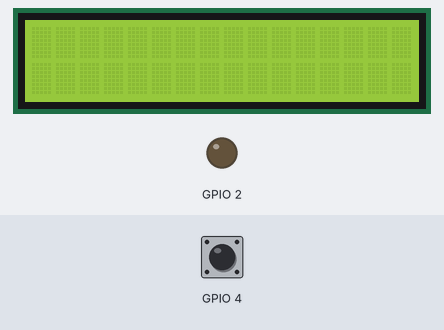
The sketch below on a simulated ESP32. Parts: 16×2 character LCD, output pins drawn as LEDs (lit = HIGH). Dashed ring = blinking. Inputs (shaded band) come from the test bench; at power-on: GPIO 4 HIGH.

Above: at 1.2 s.
1.3 s: GPIO 4 pulled LOW for 3.2 s
At 1.9 s:
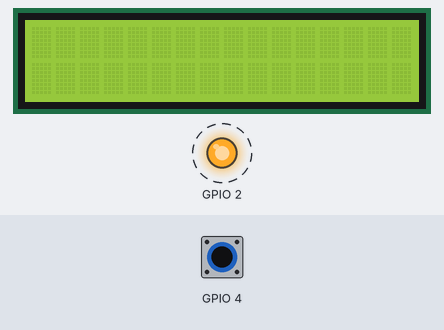
Timing chart, 0 to 5.6 s (numbered marks = the images above; inputs shaded):
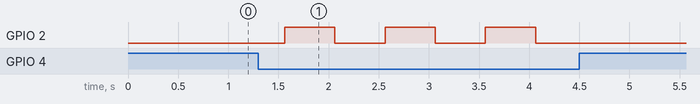

Measured:
- after the input at 1.3 s, GPIO 2: alternates HIGH for 0.50 s and LOW for 0.50 s, 6 changes in all, then stays LOW, starting after 0.26 s

The sketch:

Rubiks_Mat_button_tester.ino.ino
```cpp
#include <Wire.h>
#include <LiquidCrystal_I2C.h>
LiquidCrystal_I2C lcd(0x27, 16, 2);

void setup()
{
  pinMode(2, OUTPUT);
  //pinMode(15, INPUT);
  lcd.init();
  lcd.backlight();
  Serial.begin(115200);
}
unsigned long touch, start, finished, elapsed, over;
float h, m, s, ms;
boolean on = false;
void displayResult()
{
  lcd.init();
  lcd.backlight();
  elapsed = start - finished;
  //h=int(elapsed/360000);
  //over=elapsed%360000;
  m = int(elapsed / 60000);
  over = elapsed % 60000;
  s = int(over / 1000);
  ms = over % 1000;
  //lcd.setCursor(0,0);
  //lcd.print("0");
  lcd.print(m,0);
  //Serial.println(m);
  //lcd.setCursor(2,0);
  lcd.print(":");
  //lcd.setCursor(3,0);
  lcd.print(s,0);
  lcd.print(":");
  lcd.print(ms,0);
  //delay(500);
}
void loop()
{
  int i = 1;
  touch = touchRead(4);
  //Serial.println(touch1);
  //Serial.println(touch);
  if (touch <= 30 && touch >= 10)
  {
    if (on == true)
    {
      on = false;
    }
    else
    {
      on = true;
    }
    //start=millis();
  }
  if (on == true)
  {
    //Serial.println("a");
    digitalWrite(2, HIGH);
    //start = millis();
  }
  if (on == false)
  {
    digitalWrite(2, LOW);
    //finished = millis();
    //delay(200);
    //displayResult();
  }
delay(500);
}
```
